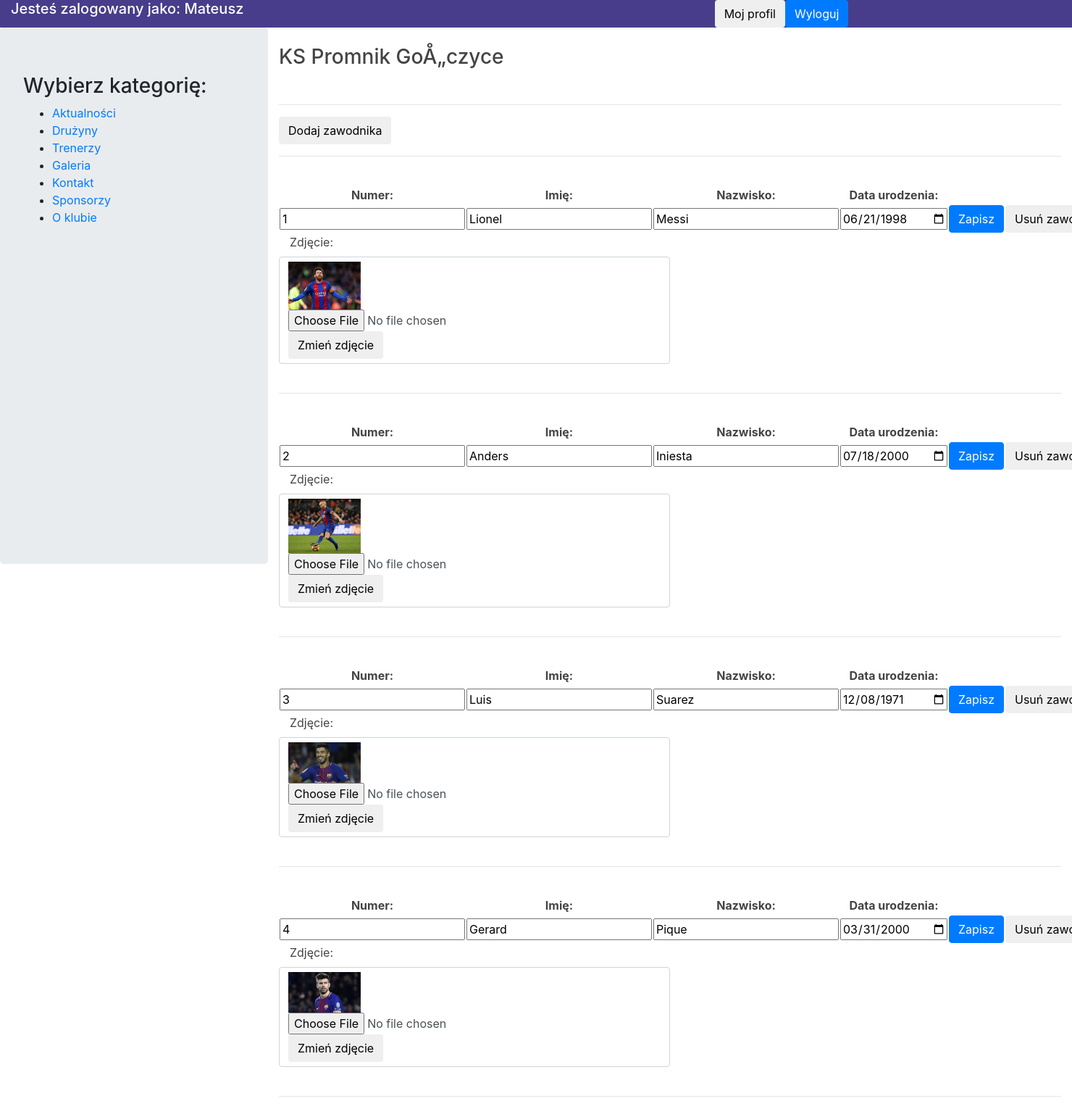
The page /admin/panel.php?strona=zawodnicy&druzyna=1 (signed in) on the database its author committed.
### tables this page shows
CREATE TABLE `teams` (
  `team_id` int(11) NOT NULL,
  `name` text NOT NULL,
  `description` text NOT NULL,
  `link` text NOT NULL,
  `coach_id` int(11) DEFAULT NULL,
  `team_photo` text NOT NULL
);

CREATE TABLE `players` (
  `player_id` int(11) NOT NULL,
  `team_id` int(11) NOT NULL,
  `number` int(11) NOT NULL,
  `name` text NOT NULL,
  `surname` text NOT NULL,
  `birth_date` text NOT NULL,
  `photo` text NOT NULL
);

### admin/panel/view/players.php (the view, shortened to what this page needs)
<?php
    $id = $_GET['druzyna'];
    require_once('../admin/scripts/connect.php');
    $con = mysqli_connect($host, $usr, $pass, $db);
    $players = mysqli_query($con, "SELECT * FROM players WHERE team_id='$id'");
    $team_name = mysqli_fetch_array(mysqli_query($con, "SELECT name FROM teams WHERE team_id='$id'"));
    echo '<br><h3>'.$team_name[0].'</h3><br><hr><a href="../admin/panel.php?strona=dodajzawodnika&druzyna='.$id.'">
    <button class="btn">Dodaj zawodnika</button></a><br><hr></br><div class="row">';
    while($p = mysqli_fetch_assoc($players)) {
        echo '<div class="col-12">
            <table class="text-center">
                <tr><th>Numer:</th><th>Imię:</th><th>Nazwisko:</th><th>Data urodzenia:</th><tr>
                <tr><form action="../admin/panel/model/player_edit.php?id='.$p['player_id'].'&team='.$id.'" method="post" class="col-md-12 row text-center">
                <td><input type="number" value="'.$p['number'].'" name="number"></td>
                <td><input type="text" name="name" value="'.$p['name'].'"></td>
                <td><input type="text" name="surname" value="'.$p['surname'].'"></td>
                <td><input type="date" name="birth_date" value="'.$p['birth_date'].'"></td>
                <td><input type="submit" class="btn btn-primary" value="Zapisz"></td></form>
                <td><a href="/promnik/admin/panel/model/player_del.php?id='.$p['player_id'].'&team='.$id.'">
                    <button class="btn">Usuń zawodnika</button></a></td><tr>
                </table>
        <label class="col-12">Zdjęcie:</label><br>
        <form enctype="multipart/form-data" method="post" action="/promnik/admin/panel/model/player_img.php?id='.$p['player_id'].'&team='.$id.'" class="form-control col-md-6">';
        if($p['photo'] === "") {
            echo '<input type="file" name="picture" ><br>
            <input type="submit" class="btn" value="Zapisz zdjęcie">';
        }
        else {
            echo '<img src="/promnik/img/players/'.$p['photo'].'" alt="'.$p['name'].' '.$p['surname'].'" class="photo" width="100"><br>
            <input type="file" name="picture"><br>
            <input type="submit" class="btn" value="Zmień zdjęcie"><br>';
        }
        echo '</form><br><hr><br></div>';
    }
    echo '</div>';
?>

### rows shown on the page
teams: name "KS Promnik GoÅ„czyce"
players: number "1", name "Lionel", surname "Messi", birth_date "06/21/1998", photo (picture)
players: number "2", name "Anders", surname "Iniesta", birth_date "07/18/2000", photo (picture)
players: number "3", name "Luis", surname "Suarez", birth_date "12/08/1971", photo (picture)
players: number "4", name "Gerard", surname "Pique", birth_date "03/31/2000", photo (picture)

### other values the page prints
$_SESSION['usr_name'] "Mateusz"
